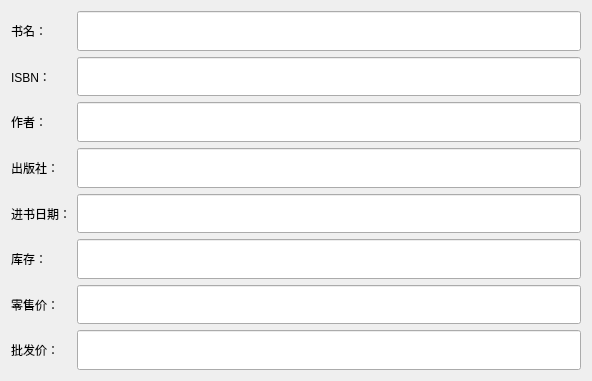
<?xml version="1.0" encoding="UTF-8"?>
<ui version="4.0">
 <class>BookInfoWindowClass</class>
 <widget class="QDialog" name="BookInfoWindowClass">
  <property name="geometry">
   <rect>
    <x>0</x>
    <y>0</y>
    <width>592</width>
    <height>381</height>
   </rect>
  </property>
  <property name="minimumSize">
   <size>
    <width>500</width>
    <height>300</height>
   </size>
  </property>
  <property name="maximumSize">
   <size>
    <width>700</width>
    <height>400</height>
   </size>
  </property>
  <property name="windowTitle">
   <string>信息</string>
  </property>
  <layout class="QGridLayout" name="gridLayout">
   <item row="0" column="0">
    <layout class="QGridLayout" name="gridLayout_4">
     <item row="7" column="0">
      <widget class="QLabel" name="label_7">
       <property name="text">
        <string>零售价：</string>
       </property>
      </widget>
     </item>
     <item row="1" column="0">
      <widget class="QLabel" name="label_3">
       <property name="text">
        <string>ISBN：</string>
       </property>
      </widget>
     </item>
     <item row="3" column="2">
      <widget class="QLineEdit" name="Publisher">
       <property name="sizePolicy">
        <sizepolicy hsizetype="Expanding" vsizetype="Preferred">
         <horstretch>0</horstretch>
         <verstretch>0</verstretch>
        </sizepolicy>
       </property>
       <property name="font">
        <font>
         <pointsize>12</pointsize>
        </font>
       </property>
       <property name="readOnly">
        <bool>true</bool>
       </property>
      </widget>
     </item>
     <item row="3" column="0">
      <widget class="QLabel" name="label_4">
       <property name="text">
        <string>出版社：</string>
       </property>
      </widget>
     </item>
     <item row="8" column="0">
      <widget class="QLabel" name="label_8">
       <property name="text">
        <string>批发价：</string>
       </property>
      </widget>
     </item>
     <item row="6" column="0">
      <widget class="QLabel" name="label_6">
       <property name="text">
        <string>库存：</string>
       </property>
      </widget>
     </item>
     <item row="2" column="0">
      <widget class="QLabel" name="label_2">
       <property name="text">
        <string>作者：</string>
       </property>
      </widget>
     </item>
     <item row="1" column="2">
      <widget class="QLineEdit" name="ISBN">
       <property name="sizePolicy">
        <sizepolicy hsizetype="Expanding" vsizetype="Preferred">
         <horstretch>0</horstretch>
         <verstretch>0</verstretch>
        </sizepolicy>
       </property>
       <property name="font">
        <font>
         <pointsize>12</pointsize>
        </font>
       </property>
       <property name="readOnly">
        <bool>true</bool>
       </property>
      </widget>
     </item>
     <item row="6" column="2">
      <widget class="QLineEdit" name="Qty">
       <property name="sizePolicy">
        <sizepolicy hsizetype="Expanding" vsizetype="Preferred">
         <horstretch>0</horstretch>
         <verstretch>0</verstretch>
        </sizepolicy>
       </property>
       <property name="font">
        <font>
         <pointsize>12</pointsize>
        </font>
       </property>
       <property name="readOnly">
        <bool>true</bool>
       </property>
      </widget>
     </item>
     <item row="4" column="2">
      <widget class="QLineEdit" name="DateAdded">
       <property name="sizePolicy">
        <sizepolicy hsizetype="Expanding" vsizetype="Preferred">
         <horstretch>0</horstretch>
         <verstretch>0</verstretch>
        </sizepolicy>
       </property>
       <property name="font">
        <font>
         <pointsize>12</pointsize>
        </font>
       </property>
       <property name="readOnly">
        <bool>true</bool>
       </property>
      </widget>
     </item>
     <item row="8" column="2">
      <widget class="QLineEdit" name="Wholesale">
       <property name="sizePolicy">
        <sizepolicy hsizetype="Expanding" vsizetype="Preferred">
         <horstretch>0</horstretch>
         <verstretch>0</verstretch>
        </sizepolicy>
       </property>
       <property name="font">
        <font>
         <pointsize>12</pointsize>
        </font>
       </property>
       <property name="readOnly">
        <bool>true</bool>
       </property>
      </widget>
     </item>
     <item row="4" column="0">
      <widget class="QLabel" name="label_5">
       <property name="text">
        <string>进书日期：</string>
       </property>
      </widget>
     </item>
     <item row="2" column="2">
      <widget class="QLineEdit" name="Author">
       <property name="sizePolicy">
        <sizepolicy hsizetype="Expanding" vsizetype="Preferred">
         <horstretch>0</horstretch>
         <verstretch>0</verstretch>
        </sizepolicy>
       </property>
       <property name="font">
        <font>
         <pointsize>12</pointsize>
        </font>
       </property>
       <property name="readOnly">
        <bool>true</bool>
       </property>
      </widget>
     </item>
     <item row="0" column="0">
      <widget class="QLabel" name="label">
       <property name="text">
        <string>书名：</string>
       </property>
      </widget>
     </item>
     <item row="0" column="2">
      <widget class="QLineEdit" name="Name">
       <property name="sizePolicy">
        <sizepolicy hsizetype="Expanding" vsizetype="Preferred">
         <horstretch>0</horstretch>
         <verstretch>0</verstretch>
        </sizepolicy>
       </property>
       <property name="font">
        <font>
         <pointsize>12</pointsize>
        </font>
       </property>
       <property name="text">
        <string/>
       </property>
       <property name="readOnly">
        <bool>true</bool>
       </property>
      </widget>
     </item>
     <item row="7" column="2">
      <widget class="QLineEdit" name="Retail">
       <property name="sizePolicy">
        <sizepolicy hsizetype="Expanding" vsizetype="Preferred">
         <horstretch>0</horstretch>
         <verstretch>0</verstretch>
        </sizepolicy>
       </property>
       <property name="font">
        <font>
         <pointsize>12</pointsize>
        </font>
       </property>
       <property name="readOnly">
        <bool>true</bool>
       </property>
      </widget>
     </item>
    </layout>
   </item>
  </layout>
 </widget>
 <resources/>
 <connections/>
</ui>
